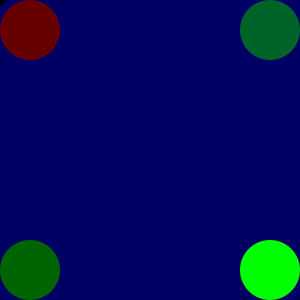
Frame 1 (no input)
Frame 60 (the mouse pressed at the canvas centre just before this capture): identical to frame 1, image omitted
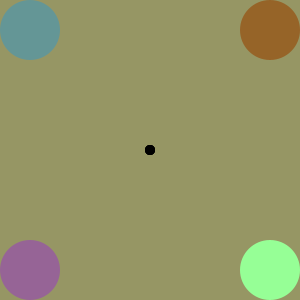
Frame 120 (the mouse held since frame 60 and released just before this capture)

The Processing sketch that drew these frames (run headless with seeded random() and noise(); from frame 60 on, the mouse is pressed at the canvas centre):

// Processing sketch: processing_42486
// ── processing_42486.pde

void setup(){
  size(300, 300);
  smooth();
  noStroke();
  background(150);
  noCursor();
}
 
void draw(){
  fill(mouseX, mouseY, 100);
  noStroke();
  rect(0, 0, width, height);
   
  noStroke();
  fill(255, 0, 0);
 
  if(mouseX>=0 && mouseY>=0){
    fill(mouseX, 100, 40);
  ellipse(270, 30, 60, 60);
  fill(0);
  ellipse(mouseX, mouseY, 10, 10);
   
      fill(mouseY, 255, mouseY);
  ellipse(270, 270, 60, 60);
  fill(0);
  ellipse(mouseX, mouseY, 10, 10);
  }
   
  if(mouseX>=0 && mouseX<width){
    fill(100, mouseX, mouseX);
  ellipse(30, 30, 60, 60);
  fill(0);
  ellipse(mouseX, mouseY, 10, 10);
  }
   
  if(mouseY>=0 && mouseY<height){
    fill(mouseY, 100, mouseY);
  ellipse(30, 270, 60, 60);
  fill(0);
  ellipse(mouseX, mouseY, 10, 10);
   
  }
 
   
}
